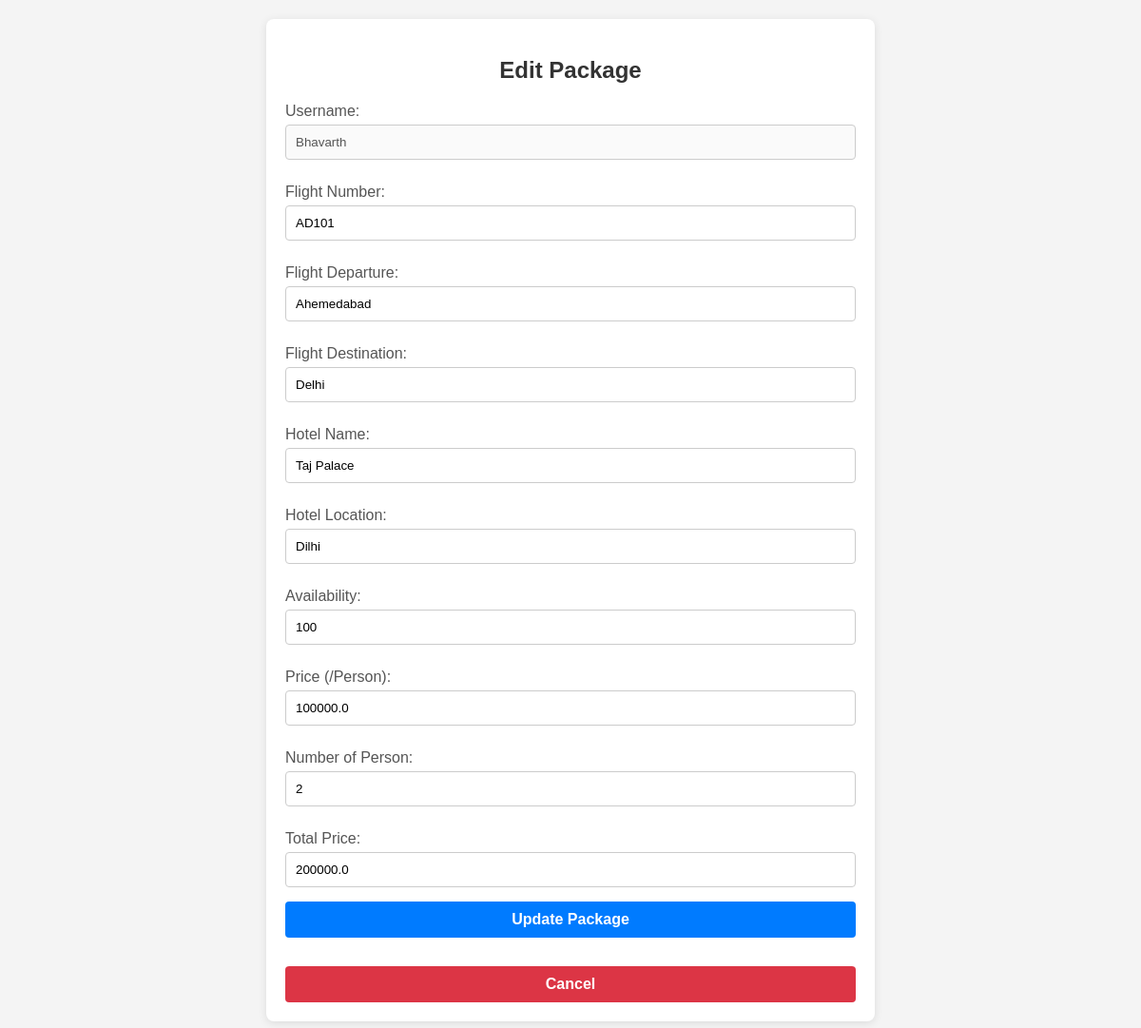
Screenshot of /edit_package_booking/1/1 with the database file from the repository.
### app/model.py (models this page shows, shortened)
class User_register(db.Model):
    id = db.Column(db.Integer, primary_key=True)
    username = db.Column(db.String(150), unique=True)
    email = db.Column(db.String(150), unique=True)
    password = db.Column(db.String(50))
    confirmpassword = db.Column(db.String(50))

class Package(db.Model):
    id = db.Column(db.Integer, primary_key=True)
    pack_flight_number = db.Column(db.String(50), nullable=False)
    pack_flight_departure = db.Column(db.String(100), nullable=False)
    pack_flight_destination = db.Column(db.String(100), nullable=False)
    pack_hotel_name = db.Column(db.String(100), nullable=False)
    pack_hotel_location = db.Column(db.String(100), nullable=False)
    pack_price = db.Column(db.Float, nullable=False)
    pack_availability = db.Column(db.Integer, nullable=False)

class PackageBooking(db.Model):
    __tablename__ = 'package_bookings'
    id = db.Column(db.Integer, primary_key=True)
    package_id = db.Column(db.Integer, db.ForeignKey('package.id'))
    user_id = db.Column(db.Integer, db.ForeignKey('user_register.id'))
    booking_date = db.Column(db.DateTime, nullable=False)
    num_of_people = db.Column(db.Integer, nullable=False)
    total_price = db.Column(db.Float, nullable=False)
    status = db.Column(db.Boolean, default=True)
    package = db.relationship('Package', backref='bookings')
    user = db.relationship('User_register', backref='package_bookings')

### app/route.py (the view, shortened to what this page needs)
@app.route(
    "/edit_package_booking/<int:booking_id>/<int:package_id>", methods=["GET", "POST"]
)
def edit_package_booking(booking_id, package_id):
    package = Package.query.get_or_404(package_id)
    booking = PackageBooking.query.get_or_404(booking_id)
    return render_template("admin_edit_package.html", package=package, booking=booking)

### app/templates/admin_edit_package.html (shortened to what this page needs)
<!DOCTYPE html>
<html lang="en">
  <head>
    <link rel="stylesheet" href="{{ url_for('static', filename='adminpanel_style.css') }}" />
  </head>
  <body>
    <div class="admin-container">
      <h2>Edit Package</h2>
      <form action="{{ url_for('edit_package_booking', booking_id=booking.id, package_id=package.id) }}" method="POST">
        <div class="form-group">
          <label for="username">Username:</label>
          <input type="text" id="username" name="username" value="{{ booking.user.username }}" disabled>
        </div>
        <div>
          <label for="pack_flight_number">Flight Number:</label>
          <input type="text" id="pack_flight_number" name="pack_flight_number" value="{{ package.pack_flight_number }}" required />
        </div>
        <div>
          <label for="pack_flight_departure">Flight Departure:</label>
          <input type="text" id="pack_flight_departure" name="pack_flight_departure" value="{{ package.pack_flight_departure }}" required />
        </div>
        <div>
          <label for="pack_flight_destination">Flight Destination:</label>
          <input type="text" id="pack_flight_destination" name="pack_flight_destination" value="{{ package.pack_flight_destination }}" required />
        </div>
        <div>
          <label for="pack_hotel_name">Hotel Name:</label>
          <input type="text" id="pack_hotel_name" name="pack_hotel_name" value="{{ package.pack_hotel_name }}" required />
        </div>
        <div>
          <label for="pack_hotel_location">Hotel Location:</label>
          <input type="text" id="pack_hotel_location" name="pack_hotel_location" value="{{ package.pack_hotel_location }}" required />
        </div>
        <div>
          <label for="pack_availability">Availability:</label>
          <input type="number" id="pack_availability" name="pack_availability" value="{{ package.pack_availability }}" />
        </div>
        <div>
          <label for="pack_price">Price (/Person):</label>
          <input type="number" id="pack_price" name="pack_price" value="{{ package.pack_price }}" required oninput="calculateTotalPriceAndAvailability()" />
        </div>
        <div>
          <label for="num_of_people">Number of Person:</label>
          <input type="number" id="num_of_people" name="num_of_people" value="{{ booking.num_of_people }}" min="1" required oninput="calculateTotalPriceAndAvailability()" />
        </div>
        <div>
          <label for="total_price">Total Price:</label>
          <input type="number" id="total_price" name="total_price" value="{{ booking.total_price }}" readonly />
        </div>
        <div>
          <button type="submit"><b>Update Package</b></button>
          <a href="{{ url_for('add_package') }}"><button type="button" class="cancel-button"><b>Cancel</b></button></a>
        </div>
      </form>
    </div>
  </body>
</html>

### app/static/adminpanel_style.css (style rules this page uses)
body { font-family: Arial, sans-serif; margin: 0; padding: 0; background-color: #f0f0f0; padding-top: 60px; }
h2 { text-align: center; color: #333; margin-bottom: 20px; }
a { display: block; text-align: center; margin-top: 20px; text-decoration: none; color: #007bff; font-weight: bold; transition: color 0.3s; }

### app/templates/admin_edit_package.html (style rules this page uses)
body { font-family: Arial, sans-serif; background-color: #f4f4f4; margin: 0; padding: 20px; }
.admin-container { max-width: 600px; margin: 0 auto; background-color: #fff; padding: 20px; border-radius: 8px; box-shadow: 0 2px 10px rgba(0, 0, 0, 0.1); }
h2 { text-align: center; color: #333; }
label { display: block; margin: 10px 0 5px; color: #555; }
input[type='text'], input[type='number'] { width: 100%; padding: 10px; margin-bottom: 15px; border: 1px solid #ccc; border-radius: 4px; box-sizing: border-box; }
button { background-color: #007bff; color: white; border: none; padding: 10px; border-radius: 4px; cursor: pointer; width: 100%; font-size: 16px; }
.cancel-button { background-color: #dc3545; margin-top: 10px; }

### rows the page displays
User_register: username "Bhavarth"
Package: pack_flight_number "AD101", pack_flight_departure "Ahemedabad", pack_flight_destination "Delhi", pack_hotel_name "Taj Palace", pack_hotel_location "Dilhi", pack_availability "100", pack_price "100000.0"
PackageBooking: num_of_people "2", total_price "200000.0"
